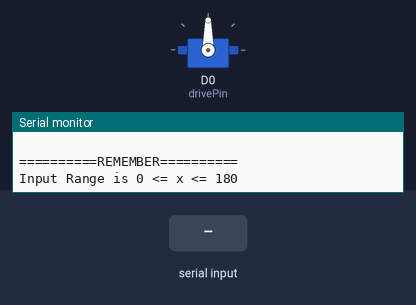
Bench run of a sketch on a simulated ESP8266 (NodeMCU). On the bench: servo, the last lines printed to the serial monitor. The test bench sets the inputs (shaded band).

Above: at 3.2 s.
3.3 s: "90,45\n" received over Serial
At 4.0 s:
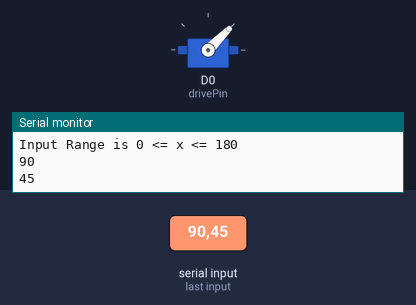
4.8 s: "30,150\n" received over Serial
At 5.1 s:
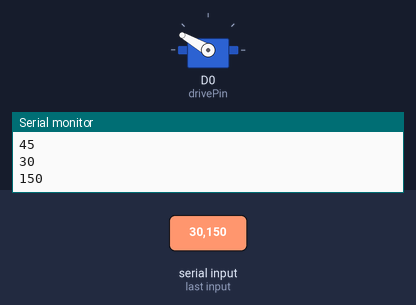
6.3 s: "5\n" received over Serial
At 7.5 s:
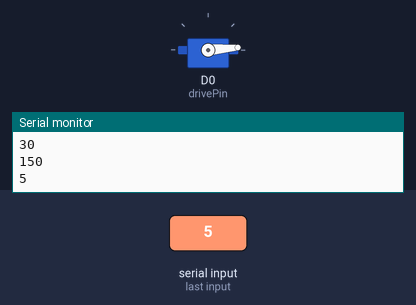
7.8 s: "200\n" received over Serial
At 8.6 s:
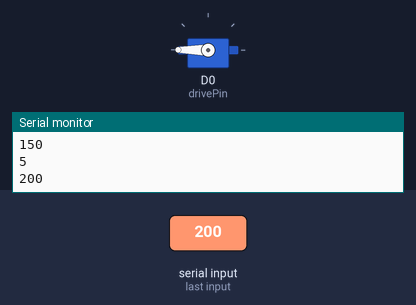
9.3 s: "90\n" received over Serial
At 9.7 s:
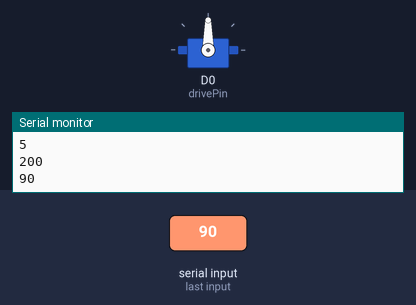
Timing chart, 0 to 11.8 s (numbered marks = the images above; inputs shaded):
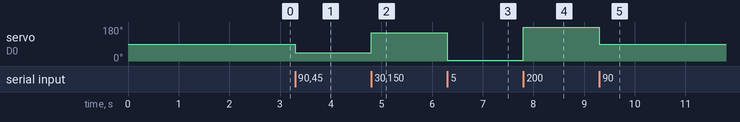

Measured:
- after the input at 3.3 s, servo on D0 (drivePin): 90° → 45° at once
- after the input at 4.8 s, servo on D0 (drivePin): 45° → 150° at once
- after the input at 6.3 s, servo on D0 (drivePin): 150° → 5° at once
- after the input at 7.8 s, servo on D0 (drivePin): 5° → 180° at once
- after the input at 9.3 s, servo on D0 (drivePin): 180° → 90° at once

The sketch:

esc_calibration.ino
```cpp
#include <Servo.h>


//Specify external pins
int drivePin = D0;
Servo driveMotor;

////Serial Monitor Input
////int sm_input;
byte sm_input;

void setup() {
  Serial.begin(115200);
  delay(2000);

  //Attach drive and turn motors
  driveMotor.attach(drivePin);
  Serial.println("                            ");
  Serial.println("==========REMEMBER==========");
  Serial.println("Input Range is 0 <= x <= 180");

  //Neutral the drive motor
  driveMotor.write(90);

}

//stable speed for testing only
int esc_sig_speed = 80;


void loop() {

//driveMotor.write(esc_sig_speed);

  while (Serial.available()){
    int val= Serial.parseInt();
    if(val == 0){//Serial.available returns 0 so we can't use 0 for full throttle,use 1 instead
      continue;
    }
    else{
    Serial.println(val);
    driveMotor.write(val);
    }
  }
}
//sto 80 trava 0.7A
//sto 60 trava 3 kommaan kati A
//===============================================================================//
```
